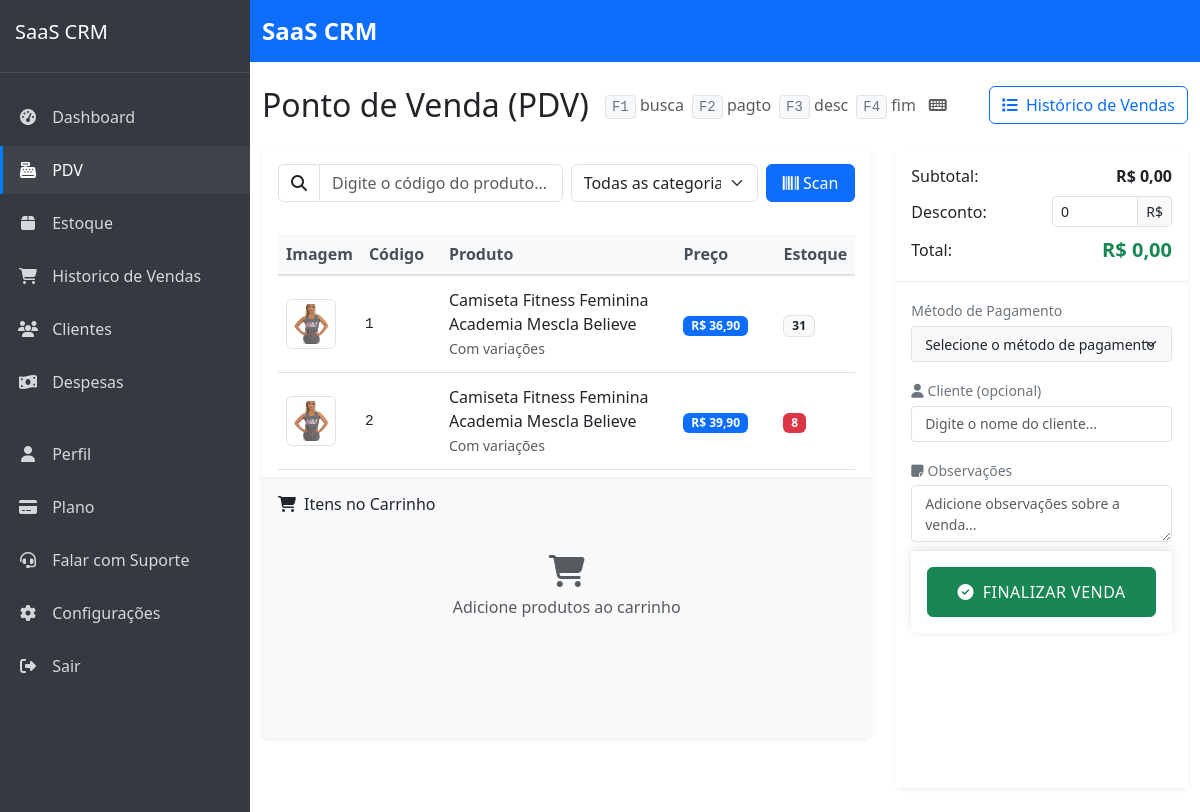
/vendas/pdv/ (signed in), run on the app's committed database.
### products/models.py (models this page shows, shortened)
class Product(models.Model):
    company = models.ForeignKey(Company, on_delete=models.CASCADE, verbose_name='Empresa', related_name='products')
    name = models.CharField('Nome', max_length=100)
    code = models.CharField('Código', max_length=50, unique=True, blank=True, null=True)
    description = models.TextField('Descrição', blank=True, null=True)
    category = models.ForeignKey(Category, on_delete=models.CASCADE, verbose_name='Categoria', related_name='products')
    price = models.DecimalField('Preço', max_digits=10, decimal_places=2)
    cost = models.DecimalField('Custo', max_digits=10, decimal_places=2)
    stock_quantity = models.PositiveIntegerField('Quantidade em estoque', default=0)
    stock_alert_level = models.PositiveIntegerField('Nível de alerta de estoque', default=10)
    barcode = models.CharField('Código de barras', max_length=100, blank=True, null=True)
    image = models.ImageField('Imagem', upload_to='products/', blank=True, null=True)
    is_active = models.BooleanField('Ativo', default=True)
    has_variations = models.BooleanField('Possui variações', default=False)
    created_at = models.DateTimeField('Criado em', auto_now_add=True)
    updated_at = models.DateTimeField('Atualizado em', auto_now=True)
    class Meta:
        verbose_name = 'Produto'
        verbose_name_plural = 'Produtos'
        ordering = ['name']
        unique_together = [['company', 'code'], ['company', 'barcode']]  # Prevent duplicate codes/barcodes within same company

### sales/views.py (the view)
# urls.py: path('pdv/', views.point_of_sale, name='point_of_sale'),
@login_required
def point_of_sale(request):
    products = Product.objects.filter(company=request.user.company, is_active=True)
    categories = Product.objects.filter(company=request.user.company).values_list('category__name', flat=True).distinct()
    payment_methods = PaymentMethod.objects.filter(company=request.user.company)
    customers = Customer.objects.filter(company=request.user.company)
    customers_data = [
        {
            'id': c.id,
            'name': c.name,
            'phone': c.phone if c.phone else None
        }
        for c in customers
    ]
    context = {
        'products': products,
        'categories': categories,
        'payment_methods': payment_methods,
        'customers': customers,
        'customers_json': json.dumps(customers_data, cls=DjangoJSONEncoder),
        'weasyprint_available': WEASYPRINT_AVAILABLE,
    }
    return render(request, 'sales/point_of_sale.html', context)

### saas_crm/urls.py (called while the page is built)
    def __call__(self, request):
        if request.user.is_authenticated and request.user.is_superuser and 'impersonate_user_id' in request.session:
            user_id = request.session['impersonate_user_id']
            try:
                request.real_user = request.user
                request.user = User.objects.get(pk=user_id)
                request.is_impersonating = True
            except User.DoesNotExist:
                del request.session['impersonate_user_id']
        response = self.get_response(request)
        return response

### templates/sales/point_of_sale.html (shortened to what this page needs)
{% extends 'core/base.html' %}
{% block content %}
<div class="position-fixed bottom-0 end-0 p-3" style="z-index: 11">
</div>
<div class="d-flex justify-content-between align-items-center mb-4">
    <div class="d-flex align-items-center">
        <h1 class="h2 mb-0">Ponto de Venda (PDV)</h1>
        <span class="text-muted ms-3 d-none d-md-inline-flex align-items-center">
            <span class="me-2"><kbd class="bg-light text-secondary border">F1</kbd> busca</span>
            <span class="me-2"><kbd class="bg-light text-secondary border">F2</kbd> pagto</span>
            <span class="me-2"><kbd class="bg-light text-secondary border">F3</kbd> desc</span>
            <span class="me-2"><kbd class="bg-light text-secondary border">F4</kbd> fim</span>
        </span>
        <button type="button" class="btn btn-link ms-1 text-muted p-0" data-bs-toggle="modal" data-bs-target="#shortcutsModal" title="Mais atalhos">
            <i class="fas fa-keyboard"></i>
        </button>
    </div>
    <a href="{% url 'sales:sale_list' %}" class="btn btn-outline-primary">
        <i class="fas fa-list me-1"></i> Histórico de Vendas
    </a>
</div>
<div class="row g-4">
    <div class="col-lg-8">
        <div class="card border-0 shadow-sm">
            <div class="card-header bg-transparent border-0 py-3">
                <div class="row g-2">
                    <div class="col-md-6">
                        <div class="input-group">
                            <span class="input-group-text bg-transparent">
                                <i class="fas fa-search"></i>
                            </span>
                            <input type="text" id="product-search" class="form-control" placeholder="Digite o código do produto...">
                        </div>
                    </div>
                    <div class="col-md-4">
                        <select id="category-filter" class="form-select">
                            <option value="">Todas as categorias</option>
                        </select>
                    </div>
                    <div class="col-md-2">
                        <button id="barcode-scan" class="btn btn-primary w-100">
                            <i class="fas fa-barcode"></i> Scan
                        </button>
                    </div>
                </div>
            </div>
            <div class="card-body p-0">
                <div class="product-section p-3">
                    <div class="table-responsive">
                        <table class="table table-hover align-middle" id="products-grid">
                            <thead class="table-light">
                                <tr>
                                    <th style="width: 60px">Imagem</th>
                                    <th class="code-column">Código</th>
                                    <th>Produto</th>
                                    <th style="width: 100px">Preço</th>
                                    <th style="width: 70px">Estoque</th>
                                </tr>
                            </thead>
                            <tbody>
                                {% for product in products %}
                                <tr class="product-item"
                                    data-id="{{ product.id }}"
                                    data-name="{{ product.name }}"
                                    data-price="{{ product.price }}"
                                    data-stock="{{ product.stock_quantity }}"
                                    data-code="{{ product.code }}"
                                    data-barcode="{{ product.barcode }}"
                                    data-category="{{ product.category.name }}">
                                    <td>
                                        {% if product.image %}
                                            <img src="{{ product.image.url }}" alt="{{ product.name }}" class="img-thumbnail" style="width: 50px; height: 50px; object-fit: cover;">
                                        {% else %}
                                            <div class="bg-light d-flex align-items-center justify-content-center" style="width: 50px; height: 50px;">
                                                <i class="fas fa-tshirt text-muted"></i>
                                            </div>
                                        {% endif %}
                                    </td>
                                    <td class="code-cell"><span class="product-code" title="{{ product.code }}">{{ product.code|default:"-" }}</span></td>
                                    <td>
                                        <div class="fw-medium">{{ product.name }}</div>
                                        {% if product.has_variations %}
                                        <small class="text-muted">Com variações</small>
                                        {% endif %}
                                    </td>
                                    <td>
                                        <span class="badge bg-primary">R$ {{ product.price }}</span>
                                    </td>
                                    <td>
                                        {% if product.stock_quantity <= product.stock_alert_level %}
                                        <span class="badge bg-danger">{{ product.stock_quantity }}</span>
                                        {% else %}
                                        <span class="badge bg-light text-dark border">{{ product.stock_quantity }}</span>
                                        {% endif %}
                                    </td>
                                </tr>
                                {% empty %}
                                <tr>
                                    <td colspan="5" class="text-center py-4">
                                        <p class="mb-0 text-muted">Nenhum produto encontrado. <a href="{% url 'products:product_create' %}">Cadastre um produto</a>.</p>
                                    </td>
                                </tr>
                                {% endfor %}
                            </tbody>
                        </table>
                    </div>
                </div>
                <div class="cart-items-section p-3">
                    <h6 class="mb-3">
                        <i class="fas fa-shopping-cart me-2"></i>Itens no Carrinho
                    </h6>
                    <div id="cart-items">
                        <div class="text-center text-muted py-4" id="empty-cart-message">
                            <i class="fas fa-shopping-cart fa-2x mb-2"></i>
                            <p class="mb-0">Adicione produtos ao carrinho</p>
                        </div>
                    </div>
                </div>
            </div>
        </div>
    </div>
    <div class="col-lg-4">
        <div class="card border-0 shadow-sm">
            <div class="card-body p-0">
                <div class="cart-wrapper">
                    <div class="cart-summary">
                        <div class="d-flex justify-content-between align-items-center mb-2">
                            <span>Subtotal:</span>
                            <span class="fw-bold" id="subtotal">R$ 0,00</span>
                        </div>
                        <div class="d-flex justify-content-between align-items-center mb-2">
                            <span>Desconto:</span>
                            <div class="input-group input-group-sm" style="width: 120px;">
                                <input type="number" id="discount" class="form-control" value="0" min="0" step="0.01">
                                <span class="input-group-text">R$</span>
                            </div>
                        </div>
                        <div class="d-flex justify-content-between align-items-center">
                            <span>Total:</span>
                            <span class="total-value" id="total">R$ 0,00</span>
                        </div>
                    </div>
                    <div class="cart-footer">
                        <div class="cart-actions">
                            <div class="form-group-compact">
                                <label for="payment-method" class="form-label-sm">Método de Pagamento</label>
                                <select id="payment-method" class="form-select form-select-sm">
                                    <option value="" disabled selected>Selecione o método de pagamento</option>
                                </select>
                            </div>
                            <div class="form-group-compact mt-3">
                                <label for="customer-search" class="form-label-sm">
                                    <i class="fas fa-user me-1"></i>Cliente (opcional)
                                </label>
                                <div class="position-relative">
                                    <input type="text" id="customer-search" class="form-control form-control-sm" placeholder="Digite o nome do cliente...">
                                </div>
                            </div>
                            <div class="form-group-compact mt-3">
                                <label for="notes" class="form-label-sm">
                                    <i class="fas fa-sticky-note me-1"></i>Observações
                                </label>
                                <textarea id="notes" class="form-control form-control-sm" rows="2" placeholder="Adicione observações sobre a venda..."></textarea>
                            </div>
                            <div class="finish-sale-container">
                                <div class="d-grid">
                                    <button id="finish-sale" class="btn btn-success">
                                        <i class="fas fa-check-circle me-1"></i> Finalizar Venda
                                    </button>
                                </div>
                            </div>
                        </div>
                    </div>
                </div>
            </div>
        </div>
    </div>
</div>
</div>
{% endblock %}

### templates/core/base.html (style rules this page uses)
body { display: flex; min-height: 100vh; flex-direction: column; }

### templates/sales/point_of_sale.html (style rules this page uses)
.cart-wrapper { height: calc(100vh - 200px); display: flex; flex-direction: column; }
.cart-summary { background: white; padding: 1rem; border-bottom: 1px solid #e9ecef; }
.cart-footer { flex: 1; overflow-y: auto; padding: 1rem; background: white; }
.total-value { font-size: 1.25rem; color: #198754; font-weight: bold; }
.form-group-compact { margin-bottom: 0.5rem; }
.form-label-sm { font-size: 0.875rem; margin-bottom: 0.25rem; }
.finish-sale-container { background: white; padding: 1rem; border-top: 1px solid #e9ecef; box-shadow: 0 -2px 10px rgba(0,0,0,0.1); }
.card-body { padding-bottom: 1rem; }
.cart-actions { padding-bottom: 70px; }
@media (max-width: 1366px) { .cart-wrapper { height: calc(100vh - 160px); } }
.product-section { height: calc((100vh - 280px) / 2); overflow-y: auto; scrollbar-width: thin; }
.cart-items-section { height: calc((100vh - 280px) / 2); overflow-y: auto; border-top: 1px solid #e9ecef; background: #f8f9fa; scrollbar-width: thin; }
#payment-method { background-color: #f8f9fa; border: 1px solid #dee2e6; cursor: pointer; transition: all 0.2s; }
#payment-method option { padding: 10px; font-size: 0.9rem; }
.form-control-sm, .form-select-sm { padding: 0.4rem 0.8rem; font-size: 0.875rem; border-radius: 0.25rem; }
.form-label-sm { color: #6c757d; font-weight: 500; margin-bottom: 0.3rem; }
#finish-sale { padding: 0.75rem; font-weight: 500; text-transform: uppercase; letter-spacing: 0.5px; }
.product-item { cursor: pointer; transition: background-color 0.2s; }
.product-item td { padding: 0.75rem 0.5rem; }
.product-code { max-width: 100px; overflow: hidden; text-overflow: ellipsis; white-space: nowrap; font-family: monospace; font-size: 0.9rem; display: block; }
th.code-column { width: 80px !important; }
td.code-cell { padding: 8px 4px !important; }
.table thead th { background-color: #f8f9fa; border-top: none; border-bottom: 2px solid #dee2e6; font-weight: 600; color: #495057; }

### data on the page
Product: image (picture), code "1", name "Camiseta Fitness Feminina Academia Mescla Believe", has_variations "Com variações", price "36,90", stock_quantity "31"
Product: image (picture), code "2", name "Camiseta Fitness Feminina Academia Mescla Believe", has_variations "Com variações", price "39,90", stock_quantity "8"
